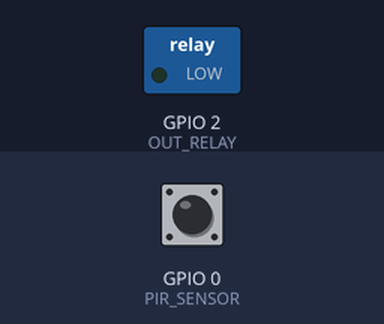
Recording of a program running on a simulated ESP8266 (NodeMCU). Shown: switched loads named in the program (green lamp = pin HIGH). Inputs (shaded band) come from the test bench; at power-on: GPIO 0 (PIR_SENSOR) HIGH. WiFi joins after 1.5 s; servers stay silent unless stated; the local clock reads 2024-03-15 10:24:30 at power-on unless the program sets it; EEPROM starts erased; not simulated (calls return 0 or success): credentials.hpp.

Above: at 3.0 s.
3.1 s: GPIO 0 (PIR_SENSOR) pulsed LOW 2 times (0.12 s each, 0.3 s apart)
At 4.4 s:
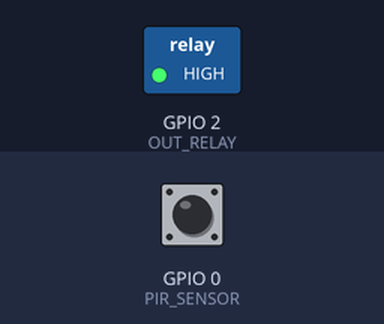
Timing chart, 0 to 6.1 s (numbered marks = the images above; inputs shaded):
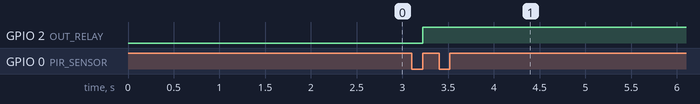

The program:

main.cpp
```cpp
#include <Arduino.h>
#include <EEPROM.h>
#include <ESP8266WiFi.h>
// #include <ArduinoOTA.h>
#include <UniversalTelegramBot.h> //https://github.com/witnessmenow/Universal-Arduino-Telegram-Bot
#include <ArduinoJson.h>

#include "credentials.hpp"


#define DEBUG false
#define Serial if(DEBUG)Serial

// #define ATOMIC_FS_UPDATE

// This is the number of bytes of flash memory for settings stores
#define EEPROM_SIZE 2

#define EEPROM_ADDR_ALARM 0
#define EEPROM_ADDR_DELAY 1


// Set GPIOs for OUT_RELAY and PIR Motion Sensor
#define PIR_SENSOR 0
#define OUT_RELAY  2

long unsigned int out_relay_delay_s = 30;

// Telegram variables
X509List cert(TELEGRAM_CERTIFICATE_ROOT);
WiFiClientSecure secured_telegram_client;
UniversalTelegramBot bot(BOT_TOKEN, secured_telegram_client);
// Checks for new messages every 1 second.
int botRequestDelay = 5000;
unsigned long lastTimeBotRan;


// Timer: Auxiliary variables
unsigned long current_time = millis();
unsigned long last_trigger = 0;
boolean start_timer = false;


boolean alarm_mode = true;
boolean is_active  = true;
boolean motion_detected = false;


void serial_init();
void settings_init();
void wifi_init();
// void ota_init();
void gpio_init();
void telegram_client_init();

void IRAM_ATTR detects_movement();
void check_movement();
void bot_alarm();
void bot_get_update();
void bot_message_handler(int numNewMessages);


void setup() {
  serial_init();
  settings_init();
  wifi_init();
  telegram_client_init();
  // ota_init();
  gpio_init();
}


void loop() {
  // ArduinoOTA.handle();
  check_movement();
  bot_alarm();
  bot_get_update();
}


void serial_init() {
  Serial.begin(115200);
  Serial.setTimeout(2000);
}

void settings_init() {
  EEPROM.begin(EEPROM_SIZE);
  alarm_mode = EEPROM.read(EEPROM_ADDR_ALARM);
  out_relay_delay_s =  EEPROM.read(EEPROM_ADDR_DELAY);
}


void wifi_init() {
  Serial.print("Connecting: ");
  Serial.println(WIFI_SSID);

  WiFi.hostname("Wardrobe");
  WiFi.mode(WIFI_STA);
  WiFi.begin(WIFI_SSID, WIFI_PASS);

  while (WiFi.status() != WL_CONNECTED) {
    delay(500);
    Serial.print(".");
  }

  Serial.println("");
  Serial.println("WiFi connected");
  Serial.print("IP address: ");
  Serial.println(WiFi.localIP());
  Serial.print("RSSI: ");
  Serial.println(WiFi.RSSI());

  Serial.print("Delay: ");
  Serial.println(out_relay_delay_s);
}


// void ota_init() {
//   // Port defaults to 8266
//   // ArduinoOTA.setPort(8266);

//   // Hostname defaults to esp8266-[ChipID]
//   // ArduinoOTA.setHostname("myesp8266");

//   // No authentication by default
//   // ArduinoOTA.setPassword("admin");

//   // Password can be set with it's md5 value as well
//   // MD5(admin) = 21232f297a57a5a743894a0e4a801fc3
//   // ArduinoOTA.setPasswordHash("21232f297a57a5a743894a0e4a801fc3");

//   ArduinoOTA.onStart([]() {
//     String type;
//     if (ArduinoOTA.getCommand() == U_FLASH) {
//       type = "sketch";
//     } else { // U_FS
//       type = "filesystem";
//     }

//     // NOTE: if updating FS this would be the place to unmount FS using FS.end()
//     Serial.println("Start updating " + type);
//   });
//   ArduinoOTA.onEnd([]() {
//     Serial.println("\nEnd");
//   });
//   ArduinoOTA.onProgress([](unsigned int progress, unsigned int total) {
//     Serial.printf("Progress: %u%%\r", (progress / (total / 100)));
//   });
//   ArduinoOTA.onError([](ota_error_t error) {
//     Serial.printf("Error[%u]: ", error);
//     if (error == OTA_AUTH_ERROR) {
//       Serial.println("Auth Failed");
//     } else if (error == OTA_BEGIN_ERROR) {
//       Serial.println("Begin Failed");
//     } else if (error == OTA_CONNECT_ERROR) {
//       Serial.println("Connect Failed");
//     } else if (error == OTA_RECEIVE_ERROR) {
//       Serial.println("Receive Failed");
//     } else if (error == OTA_END_ERROR) {
//       Serial.println("End Failed");
//     }
//   });

//   ArduinoOTA.begin();
//   Serial.printf("OTA Ready, free space available: %.f bytes\n",(float)ESP.getFreeSketchSpace());
// }


void gpio_init() {
  // PIR Motion Sensor mode INPUT_PULLUP
  pinMode(PIR_SENSOR, INPUT_PULLUP);
  // Set motionSensor pin as interrupt, assign interrupt function and set RISING mode
  attachInterrupt(digitalPinToInterrupt(PIR_SENSOR), detects_movement, RISING);

  // Set OUT_RELAY to LOW
  pinMode(OUT_RELAY, OUTPUT);
  digitalWrite(OUT_RELAY, LOW);
}


void telegram_client_init() {
  configTime(0, 0, "pool.ntp.org");  // get UTC time via NTP
  secured_telegram_client.setTrustAnchors(&cert);     // Add root certificate for api.telegram.org
  Serial.println("Telegram client is ready.");
  bot.sendMessage(CHAT_ID, "Wardrobe bot started up", "", 0, alarm_mode);

  const String commands = F("["
    "{\"command\":\"on\", \"description\":\"Light on\"},"
    "{\"command\":\"off\",\"description\":\"Light off\"},"
    "{\"command\":\"alarm\", \"description\":\"Send motion detection message\"},"
    "{\"command\":\"status\", \"description\":\"Device current status\"},"
    "{\"command\":\"up\", \"description\":\"Increase 10 sec light delay\"},"
    "{\"command\":\"down\", \"description\":\"Decrease 10 sec light delay\"}"  // no comma on last command
    "]");
  bot.setMyCommands(commands);
}


void IRAM_ATTR detects_movement() {
  // Checks if motion was detected, sets OUT_RELAY HIGH and starts a timer
  Serial.println("MOTION DETECTED!!!");
  motion_detected = true;
  if (is_active) {
    digitalWrite(OUT_RELAY, HIGH);
  }
  start_timer = true;
  last_trigger = millis();
}


void check_movement() {
  // Turn off the OUT_RELAY after the number of seconds defined in the timeSeconds variable
  if(start_timer && (millis() - last_trigger > (out_relay_delay_s * 1000))) {
    Serial.println("Motion stopped...");
    digitalWrite(OUT_RELAY, LOW);
    start_timer = false;
  }
}


void bot_alarm() {
  if (alarm_mode && motion_detected) {
    bot.sendMessage(CHAT_ID, "MOTION DETECTED!", "");
    motion_detected = false;
  }
}


// Handle what happens when you receive new messages
void bot_message_handler(int numNewMessages) {
  Serial.println("bot_message_handler");
  Serial.println(String(numNewMessages));

  for (int i=0; i<numNewMessages; i++) {
    // Chat id of the requester
    String chat_id = String(bot.messages[i].chat_id);
    if (chat_id != CHAT_ID){
      bot.sendMessage(chat_id, "Unauthorized user.", "", 0, alarm_mode);
      continue;
    }

    // Print the received message
    String text = bot.messages[i].text;
    Serial.print(bot.messages[i].from_name);
    Serial.print(": ");
    Serial.println(text);

    if (text == "/status") {
      String alarm_stat = alarm_mode ? "on" : "off";
      String light_stat = is_active ? "on" : "off";
      String msg = (
        "alarm: " + alarm_stat + "\n" +
        "light: " + light_stat + "\n" +
        "delay: " + String(out_relay_delay_s) + " sec"
      );
      bot.sendMessage(chat_id, msg, "", 0, alarm_mode);
    }

    if (text == "/up") {
      out_relay_delay_s += 10;
      bot.sendMessage(chat_id, "set delay to " + String(out_relay_delay_s) + " sec.", "", 0, alarm_mode);
      EEPROM.write(EEPROM_ADDR_DELAY, out_relay_delay_s);
      EEPROM.commit();
    }

    if (text == "/down") {
      out_relay_delay_s -= 10;
      bot.sendMessage(chat_id, "set delay to " + String(out_relay_delay_s) + " sec.", "", 0, alarm_mode);
      EEPROM.write(EEPROM_ADDR_DELAY, out_relay_delay_s);
      EEPROM.commit();
    }

    if (text == "/alarm") {
      if (alarm_mode) {
        alarm_mode = false;
        bot.sendMessage(chat_id, "alarm OFF", "");
      } else {
        alarm_mode = true;
        bot.sendMessage(chat_id, "alarm ON", "");
      }
      EEPROM.write(EEPROM_ADDR_ALARM, alarm_mode);
      EEPROM.commit();
    }

    if (text == "/off") {
        is_active = false;
        bot.sendMessage(chat_id, "Wardrobe light OFF", "", 0, alarm_mode);
        digitalWrite(OUT_RELAY, LOW);
    }

    if (text == "/on") {
        is_active = true;
        bot.sendMessage(chat_id, "Wardrobe light ON", "", 0, alarm_mode);
    }

  }
}

void bot_get_update() {
    if (millis() > lastTimeBotRan + botRequestDelay) {
    int numNewMessages = bot.getUpdates(bot.last_message_received + 1);

    while(numNewMessages) {
      Serial.println("Got response.");
      bot_message_handler(numNewMessages);
      numNewMessages = bot.getUpdates(bot.last_message_received + 1);
    }
    lastTimeBotRan = millis();
  }
}
```

Measured:
- after the input at 3.1 s, GPIO 2 (OUT_RELAY): LOW → HIGH after 0.12 s
